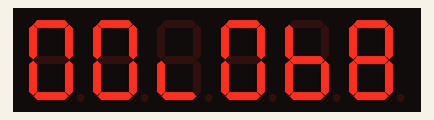
The sketch below on a simulated Arduino Uno, built with avr-gcc and run on an emulated ATmega328P. Parts: 6-digit seven-segment display. Wiring (inferred from the names in the program): 6-digit 7-segment display, segments lit when HIGH: segments pin 2, pin 3, pin 4, pin 5, pin 6, pin 7, pin 8; digit selects pin 14, pin 16, pin 18, pin 15, pin 17, pin 19. The segment pins are drawn as the display they are named for.

Above: at 4.09 s.
At 6.37 s:
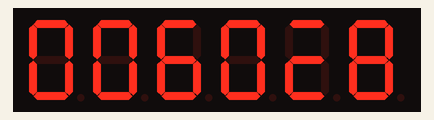
At 11.81 s:
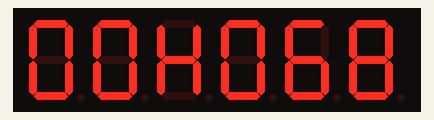
At 18.39 s:
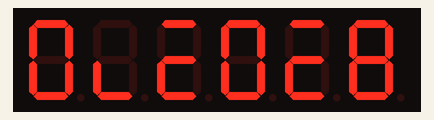
At 26.99 s:
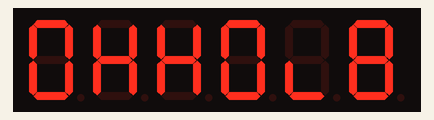
At 38.51 s:
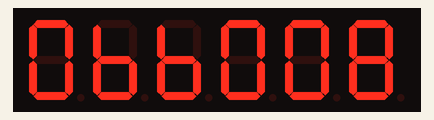

The sketch:

pre_cronometro.ino
```cpp
const int Seg_A = 7;
const int Seg_B = 6;
const int Seg_C = 5;
const int Seg_D = 4;
const int Seg_E = 3;
const int Seg_F = 2;
const int Seg_G = 8;
const int H1_K = 14;
const int H2_K = 15;
const int M1_K = 16;
const int M2_K = 17;
const int S1_K = 18;
const int S2_K = 19;
unsigned long previousMillis = 0;
unsigned long currentMillis = 0;
const long interval = 10;
int s1 = 0;
int s2 = 0;
int h1 = 0;
int h2 = 0;
int m1 = 0;
int m2 = 0;


void setup() {
  // put your setup code here, to run once:
  //Serial.begin(9600);
  pinMode(Seg_A, OUTPUT);
  pinMode(Seg_B, OUTPUT);
  pinMode(Seg_C, OUTPUT);
  pinMode(Seg_D, OUTPUT);
  pinMode(Seg_E, OUTPUT);
  pinMode(Seg_F, OUTPUT);
  pinMode(Seg_G, OUTPUT);
  pinMode(H1_K, OUTPUT);
  pinMode(H2_K, OUTPUT);
  pinMode(M1_K, OUTPUT);
  pinMode(M2_K, OUTPUT);
  pinMode(S1_K, OUTPUT);
  pinMode(S2_K, OUTPUT);
}

void digito(int num) {
  switch (num) {
    case 0:
      digitalWrite(Seg_A,HIGH);
      digitalWrite(Seg_B,HIGH);
      digitalWrite(Seg_C,HIGH);
      digitalWrite(Seg_D,HIGH);
      digitalWrite(Seg_E,HIGH);
      digitalWrite(Seg_F,HIGH);
      digitalWrite(Seg_G,LOW);
      break;
case 1:
      digitalWrite(Seg_A,LOW);
      digitalWrite(Seg_B,HIGH);
      digitalWrite(Seg_C,HIGH);
      digitalWrite(Seg_D,LOW);
      digitalWrite(Seg_E,LOW);
      digitalWrite(Seg_F,LOW);
      digitalWrite(Seg_G,LOW);
      break;
case 2:
      digitalWrite(Seg_A,HIGH);
      digitalWrite(Seg_B,HIGH);
      digitalWrite(Seg_C,LOW);
      digitalWrite(Seg_D,HIGH);
      digitalWrite(Seg_E,HIGH);
      digitalWrite(Seg_F,LOW);
      digitalWrite(Seg_G,HIGH);
      break;
case 3:
      digitalWrite(Seg_A,HIGH);
      digitalWrite(Seg_B,HIGH);
      digitalWrite(Seg_C,HIGH);
      digitalWrite(Seg_D,HIGH);
      digitalWrite(Seg_E,LOW);
      digitalWrite(Seg_F,LOW);
      digitalWrite(Seg_G,HIGH);
      break;
case 4:
      digitalWrite(Seg_A,LOW);
      digitalWrite(Seg_B,HIGH);
      digitalWrite(Seg_C,HIGH);
      digitalWrite(Seg_D,LOW);
      digitalWrite(Seg_E,LOW);
      digitalWrite(Seg_F,HIGH);
      digitalWrite(Seg_G,HIGH);
      break;
case 5:
      digitalWrite(Seg_A,HIGH);
      digitalWrite(Seg_B,LOW);
      digitalWrite(Seg_C,HIGH);
      digitalWrite(Seg_D,HIGH);
      digitalWrite(Seg_E,LOW);
      digitalWrite(Seg_F,HIGH);
      digitalWrite(Seg_G,HIGH);
      break;
case 6:
      digitalWrite(Seg_A,HIGH);
      digitalWrite(Seg_B,LOW);
      digitalWrite(Seg_C,HIGH);
      digitalWrite(Seg_D,HIGH);
      digitalWrite(Seg_E,HIGH);
      digitalWrite(Seg_F,HIGH);
      digitalWrite(Seg_G,HIGH);
      break;
case 7:
      digitalWrite(Seg_A,HIGH);
      digitalWrite(Seg_B,HIGH);
      digitalWrite(Seg_C,HIGH);
      digitalWrite(Seg_D,LOW);
      digitalWrite(Seg_E,LOW);
      digitalWrite(Seg_F,LOW);
      digitalWrite(Seg_G,LOW);
      break;
case 8:
      digitalWrite(Seg_A,HIGH);
      digitalWrite(Seg_B,HIGH);
      digitalWrite(Seg_C,HIGH);
      digitalWrite(Seg_D,HIGH);
      digitalWrite(Seg_E,HIGH);
      digitalWrite(Seg_F,HIGH);
      digitalWrite(Seg_G,HIGH);
      break;
case 9:
      digitalWrite(Seg_A,HIGH);
      digitalWrite(Seg_B,HIGH);
      digitalWrite(Seg_C,HIGH);
      digitalWrite(Seg_D,HIGH);
      digitalWrite(Seg_E,LOW);
      digitalWrite(Seg_F,HIGH);
      digitalWrite(Seg_G,HIGH);
      break;

  }

}

void relogio_contadores() {
currentMillis = millis();
  if (currentMillis - previousMillis >= interval) {
    // salva o tempo atual na variavel previousMillis
    previousMillis = currentMillis;
    s2++;
    if (s2 > 9) {
      s2 = 0;
      s1++;
    }
    if (s1 > 9) {
      s1 = 0;
      m2++;
    }
    if (m2 > 9) {
      m2 = 0;
      m1++;
    }
    if (m1 > 5) {
      m1 = 0;
      h2++;
    }
    if (h2 > 9) {
      h2 = 0;
      h1++;
    }
    if (h1 > 5) {
      h1 = 0;
    }

  }

}

void relogio_display() {

  // Envia digito S2
  digitalWrite(S2_K, LOW);
  digitalWrite(S1_K, HIGH);
  digitalWrite(M1_K, HIGH);
  digitalWrite(M2_K, HIGH);
  digitalWrite(H1_K, HIGH);
  digitalWrite(H2_K, HIGH);
  digito(s2);
  delay(1);

  // Envia digito S1
  digitalWrite(S2_K, HIGH);
  digitalWrite(S1_K, LOW);
  digitalWrite(M1_K, HIGH);
  digitalWrite(M2_K, HIGH);
  digitalWrite(H1_K, HIGH);
  digitalWrite(H2_K, HIGH);
  digito(s1);
  delay(1);

  // Envia digito M2
  digitalWrite(S2_K, HIGH);
  digitalWrite(S1_K, HIGH);
  digitalWrite(M1_K, HIGH);
  digitalWrite(M2_K, LOW);
  digitalWrite(H1_K, HIGH);
  digitalWrite(H2_K, HIGH);
  digito(m2);
  delay(1);

  // Envia digito M1
  digitalWrite(S2_K, HIGH);
  digitalWrite(S1_K, HIGH);
  digitalWrite(M1_K, LOW);
  digitalWrite(M2_K, HIGH);
  digitalWrite(H1_K, HIGH);
  digitalWrite(H2_K, HIGH);
  digito(m1);
  delay(1);

  // Envia digito H2
  digitalWrite(S2_K, HIGH);
  digitalWrite(S1_K, HIGH);
  digitalWrite(M1_K, HIGH);
  digitalWrite(M2_K, HIGH);
  digitalWrite(H1_K, HIGH);
  digitalWrite(H2_K, LOW);
  digito(h2);
  delay(1);

  // Envia digito H1
  digitalWrite(S2_K, HIGH);
  digitalWrite(S1_K, HIGH);
  digitalWrite(M1_K, HIGH);
  digitalWrite(M2_K, HIGH);
  digitalWrite(H1_K, LOW);
  digitalWrite(H2_K, HIGH);
  digito(h1);
  delay(1);


}


void loop() {

   relogio_contadores();
   relogio_display();


}
```
